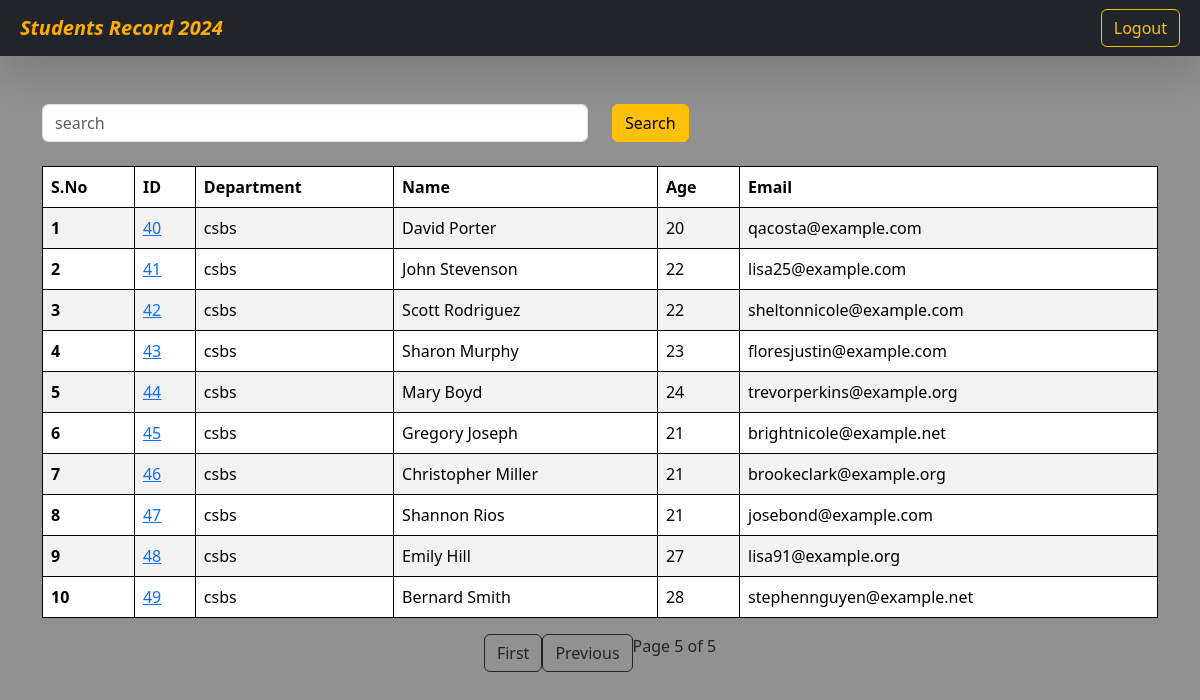
Page /students/?search=&page=5 on the committed database.
### vege/models.py (models this page shows, shortened)
class Student(models.Model):
    department = models.ForeignKey(Department ,related_name = "depart" , on_delete = models.CASCADE)
    student_id = models.OneToOneField(StudentID, related_name="studentid" ,on_delete=models.CASCADE)
    student_name = models.CharField(max_length= 100)
    student_email = models.EmailField()
    student_age = models.IntegerField(default= 18)
    student_address = models.TextField()
    is_deleted = models.BooleanField(default = False)
    objects = StudentManager()
    admin_objects = models.Manager()
    class Meta:
        ordering = ['student_name']
        verbose_name="student"

class StudentID(models.Model):
    student_id = models.CharField(max_length=100)
    def __str__(self) -> str:
        return self.student_id

class Department(models.Model):
    department= models.CharField(max_length=100)
    class Meta:
        ordering = ['department']

### vege/views.py (the view, shortened to what this page needs)
# urls.py: path('students/',get_students, name="get_students"),
def get_students(request):
    queryset = Student.objects.all().order_by('student_id')
    search_query = request.GET.get('search', '')
    paginator = Paginator(queryset, 10)
    page_number = request.GET.get("page")
    page_obj = paginator.get_page(page_number)
    context = {
        'page_obj': page_obj,
        'search_query': search_query,
        'queryset' : page_obj
    }
    print(context)
    return render(request, 'report/students.html' ,context )

### vege/models.py (called while the page is built)
    def get_queryset(self):
        return super().get_queryset().filter(is_deleted =  False)

### vege/templates/report/students.html (shortened to what this page needs)
{% extends "base.html" %}
{% block start %}
<nav class="navbar p-2 bg-dark shadow-lg " >
  <div class="container-fluid">
    <a class="navbar-brand fst-italic fw-bold text-centered" style="color: rgb(255, 174, 0);">Students Record 2024 </a>
    <form class="d-flex" role="search">
      <a  href="/student_logout/" class="btn btn-outline-warning" type="submit">
          Logout
      </a>
    </form>
  </div>
</nav>
<div class="container mt-5 ">
  <form class="mb-4">
    <div class="row">
      <div class="col-md-6">
          <input class="form-control" name="search" placeholder="search">
      </div>
      <div class="col-md-6">
        <button class="btn btn-warning">Search</button>
    </div>
  </form>
</div>
    <table class="table table-striped">
        <thead>
          <tr>
            <th scope="col">S.No</th>
            <th scope="col">ID</th>
            <th scope="col">Department</th>
            <th scope="col">Name</th>
            <th scope="col">Age</th>
            <th scope="col">Email</th>
          </tr>
        </thead>
        <tbody>
            {% for student in queryset %}
          <tr>
            <th scope="row">{{ forloop.counter }}</th>
                <td>
                  <a href="{% url 'see_marks' student.student_id %}">{{ student.student_id}}</a>
                  </td>
                <td>{{ student.department.department }}</td>
                <td>{{ student.student_name }}</td>
                <td>{{ student.student_age }}</td>
                <td>{{ student.student_email }}</td>
          </tr>
          {% endfor %}
          </tbody>
      </table>
      <nav aria-label="Page navigation example">
        <ul class="pagination justify-content-center">
            {% if page_obj.has_previous %}
                <li class="page-item">
                    <a  href="?search={{ search_query }}&page=1" class="btn btn-outline-dark" type="submit">
                      First
                    </a>
                </li>
                <li class="page-item">
                    <a  href="?search={{ search_query }}&page={{ page_obj.previous_page_number }}" class="btn btn-outline-dark" type="submit">
                      Previous
                    </a>
                </li>
            {% endif %}
            <span class="current">
                Page {{ page_obj.number }} of {{ page_obj.paginator.num_pages }}
            </span>
        </ul>
    </nav>
{% endblock %}

### home/templates/base.html (style rules this page uses)
table, th, td { border: 1px solid black; }

### rows in the picture
Student: student_id "40", department.department "csbs", student_name "David Porter", student_age "20", student_email "qacosta@example.com"
Student: student_id "41", department.department "csbs", student_name "John Stevenson", student_age "22", student_email "lisa25@example.com"
Student: student_id "42", department.department "csbs", student_name "Scott Rodriguez", student_age "22", student_email "sheltonnicole@example.com"
Student: student_id "43", department.department "csbs", student_name "Sharon Murphy", student_age "23", student_email "floresjustin@example.com"
Student: student_id "44", department.department "csbs", student_name "Mary Boyd", student_age "24", student_email "trevorperkins@example.org"
Student: student_id "45", department.department "csbs", student_name "Gregory Joseph", student_age "21", student_email "brightnicole@example.net"
Student: student_id "46", department.department "csbs", student_name "Christopher Miller", student_age "21", student_email "brookeclark@example.org"
Student: student_id "47", department.department "csbs", student_name "Shannon Rios", student_age "21", student_email "josebond@example.com"
Student: student_id "48", department.department "csbs", student_name "Emily Hill", student_age "27", student_email "lisa91@example.org"
Student: student_id "49", department.department "csbs", student_name "Bernard Smith", student_age "28", student_email "stephennguyen@example.net"

### other values in the picture
{{ page_obj.number }} "5"
{{ page_obj.paginator.num_pages }} "5"
